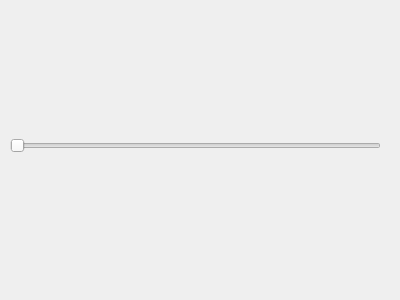
<?xml version="1.0" encoding="UTF-8"?>
<ui version="4.0">
 <class>Form</class>
 <widget class="QWidget" name="Form">
  <property name="geometry">
   <rect>
    <x>0</x>
    <y>0</y>
    <width>400</width>
    <height>300</height>
   </rect>
  </property>
  <property name="windowTitle">
   <string>Form</string>
  </property>
  <widget class="QWidget" name="">
   <property name="geometry">
    <rect>
     <x>10</x>
     <y>20</y>
     <width>371</width>
     <height>251</height>
    </rect>
   </property>
   <layout class="QVBoxLayout" name="verticalLayout">
    <item>
     <widget class="QLabel" name="imageLabel">
      <property name="text">
       <string/>
      </property>
     </widget>
    </item>
    <item>
     <widget class="QSlider" name="sliderAlpha">
      <property name="orientation">
       <enum>Qt::Horizontal</enum>
      </property>
     </widget>
    </item>
    <item>
     <widget class="QLabel" name="labelValue">
      <property name="text">
       <string/>
      </property>
     </widget>
    </item>
   </layout>
  </widget>
 </widget>
 <resources/>
 <connections/>
</ui>
